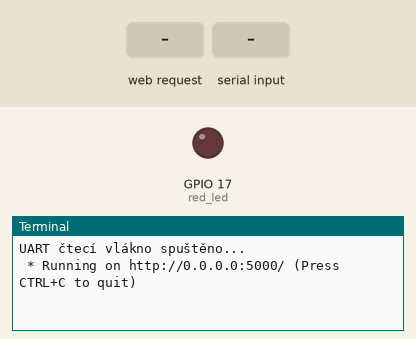
Recording of a program running on a simulated Raspberry Pi (BCM pin numbers). Shown: output pins drawn as LEDs (lit = HIGH), the last lines printed to the terminal. The inputs (shaded band) are chosen by the test bench. Threads take turns every 2 ms; the clock reads 2024-03-15 10:24:30 at power-on unless the program sets it.

Above: at 1.2 s.
1.3 s: HTTP request for / received
At 2.2 s:
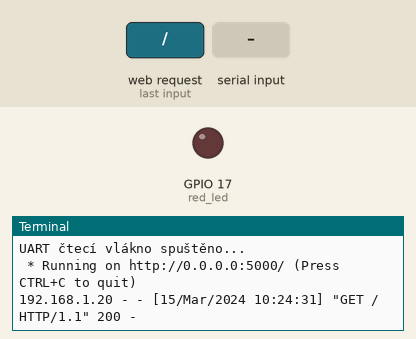
2.8 s: "5\n" received over the second serial link
At 3.5 s:
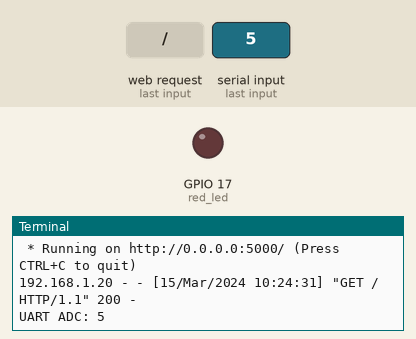

Measured:
- after the input at 1.3 s, the terminal: prints a new line at once (image 1)
- after the input at 2.8 s, the terminal: prints a new line at once (image 2)

The program:

main.py
```python
from flask import Flask, render_template, jsonify
import serial
import threading
import time
from gpiozero import LED

app = Flask(__name__)

# LED na GPIO 17
red_led = LED(17)

# Práh – když ADC > práh, LED se zapne
ADC_THRESHOLD = 2048  # Upravit podle potřeby

# Globální stav
state_data = {
    'adc_value': 0,
    'led_state': False,
    'last_update': None
}

# Zámek pro thread-safe přístup
state_lock = threading.Lock()

def uart_reader():
    """Čti UART v pozadí"""
    ser = serial.Serial('/dev/ttyAMA0', baudrate=115200, timeout=1)
    print("UART čtecí vlákno spuštěno...")

    try:
        while True:
            if ser.in_waiting:
                line = ser.readline().decode().strip()

                if line:
                    try:
                        adc_value = int(line)

                        with state_lock:
                            state_data['adc_value'] = adc_value
                            state_data['last_update'] = time.time()

                        print(f"UART ADC: {adc_value}")

                        # Ovládej LED podle prahu
                        if adc_value > ADC_THRESHOLD:
                            red_led.on()
                            with state_lock:
                                state_data['led_state'] = True
                        else:
                            red_led.off()
                            with state_lock:
                                state_data['led_state'] = False

                    except ValueError:
                        print(f"Chyba: nelze parsovat '{line}'")

            time.sleep(0.05)

    except Exception as e:
        print(f"Chyba UART: {e}")
    finally:
        ser.close()

# Spusť čtecí vlákno
uart_thread = threading.Thread(target=uart_reader, daemon=True)
uart_thread.start()
time.sleep(1)  # Čekej na spuštění

@app.route('/')
def index():
    return '''
    <!DOCTYPE html>
    <html>
    <head>
        <title>UART ADC LED Ovladač</title>
        <style>
            body {
                font-family: Arial;
                text-align: center;
                margin-top: 50px;
                background: #f0f0f0;
            }
            .container {
                background: white;
                padding: 40px;
                border-radius: 10px;
                max-width: 500px;
                margin: 0 auto;
                box-shadow: 0 4px 6px rgba(0,0,0,0.1);
            }
            .led {
                width: 120px;
                height: 120px;
                border-radius: 50%;
                margin: 30px auto;
                transition: 0.3s;
                border: 3px solid #333;
            }
            .led.on {
                background: #ff0000;
                box-shadow: 0 0 30px red, inset 0 0 20px rgba(255,0,0,0.5);
            }
            .led.off {
                background: #333;
                box-shadow: inset 0 0 10px rgba(0,0,0,0.5);
            }
            .adc-value {
                font-size: 28px;
                font-weight: bold;
                margin: 20px 0;
                color: #333;
            }
            .bar {
                width: 100%;
                height: 30px;
                background: #ddd;
                border-radius: 5px;
                margin: 20px 0;
                overflow: hidden;
                border: 2px solid #999;
            }
            .bar-fill {
                height: 100%;
                background: linear-gradient(90deg, #00ff00, #ffff00, #ff0000);
                transition: width 0.2s;
                display: flex;
                align-items: center;
                justify-content: center;
                color: white;
                font-weight: bold;
            }
            .threshold {
                font-size: 14px;
                color: #666;
                margin-top: 10px;
            }
            .status {
                font-size: 18px;
                margin: 20px 0;
                color: #333;
            }
        </style>
        <script>
            async function updateStatus() {
                try {
                    const response = await fetch('/status');
                    const data = await response.json();

                    // Zobraz ADC hodnotu
                    document.getElementById('adc-value').textContent = data.adc_value;

                    // Naplň bar graf (0-4095)
                    const percentage = (data.adc_value / 4095) * 100;
                    const barFill = document.getElementById('bar-fill');
                    barFill.style.width = percentage + '%';
                    barFill.textContent = percentage.toFixed(0) + '%';

                    // Ovládej LED barvu
                    const led = document.getElementById('led');
                    if (data.led_state) {
                        led.classList.add('on');
                        led.classList.remove('off');
                    } else {
                        led.classList.add('off');
                        led.classList.remove('on');
                    }

                    // Poslední aktualizace
                    if (data.last_update) {
                        const lastUpdate = new Date(data.last_update * 1000);
                        document.getElementById('timestamp').textContent =
                            lastUpdate.toLocaleTimeString();
                    }
                } catch (e) {
                    console.error('Chyba:', e);
                }
            }

            setInterval(updateStatus, 200);
            updateStatus();
        </script>
    </head>
    <body>
        <div class="container">
            <h1>🔴 ADC → LED Ovladač</h1>

            <div id="led" class="led off"></div>

            <div class="status">
                ADC Hodnota: <span class="adc-value" id="adc-value">—</span>
            </div>

            <div class="bar">
                <div class="bar-fill" id="bar-fill">0%</div>
            </div>

            <div class="threshold">Práh: 2048 (LED se zapne když ADC &gt; 2048)</div>

            <div style="font-size: 12px; color: #999; margin-top: 20px;">
                Poslední aktualizace: <span id="timestamp">—</span>
            </div>
        </div>
    </body>
    </html>
    '''

@app.route('/status')
def status():
    with state_lock:
        return jsonify({
            'adc_value': state_data['adc_value'],
            'led_state': state_data['led_state'],
            'last_update': state_data['last_update']
        })

if __name__ == '__main__':
    try:
        app.run(host='0.0.0.0', port=5000, debug=False)
    except KeyboardInterrupt:
        print("\nUkončení...")
        red_led.off()
```
